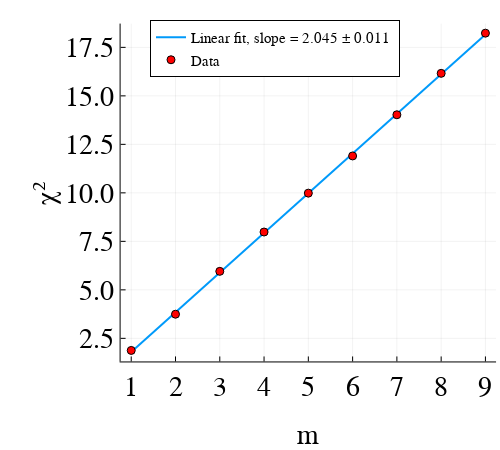

The notebook cell this image was saved under:
### Code cell
plot(y1, lin(y1, fiit.param),lw=2, label="Linear fit, slope = 2.045 ± 0.011 ", guidefontsize=20, legendfontsize=11, tickfontsize=20, size=(500,450))
scatter!(y1,x1, label="Data", legend=:top, c="red")
plot!(bottom_margin=5Plots.mm, xticks=1:9)
ylabel!("χ²")
xlabel!("m")

### Figure 1 — Plotly figure (JSON) as saved in the notebook; plotly's stock layout.template omitted (floating-point values rounded to 4 significant figures)
{"data": [{"colorbar": {"len": 0.824, "title": "", "x": 0.9921, "y": 0.5792}, "legendgroup": "Linear fit, slope = 2.045 ± 0.011 ", "line": {"color": "rgba(0, 154, 250, 1.000)", "dash": "solid", "shape": "linear", "width": 2}, "mode": "lines", "name": "Linear fit, slope = 2.045 ± 0.011 ", "showlegend": true, "type": "scatter", "x": [9, 8, 7, 6, 5, 4, 3, 2, 1], "xaxis": "x", "y": [18.17, 16.12, 14.08, 12.03, 9.985, 7.939, 5.893, 3.848, 1.802], "yaxis": "y"}, {"colorbar": {"len": 0.824, "title": "", "x": 0.9921, "y": 0.5792}, "legendgroup": "Data", "marker": {"color": "rgba(255, 0, 0, 1.000)", "line": {"color": "rgba(0, 0, 0, 1.000)", "width": 1}, "size": 8, "symbol": "circle"}, "mode": "markers", "name": "Data", "showlegend": true, "type": "scatter", "x": [9, 8, 7, 6, 5, 4, 3, 2, 1], "xaxis": "x", "y": [18.23, 16.16, 14.03, 11.9, 9.986, 7.981, 5.954, 3.744, 1.877], "yaxis": "y"}], "layout": {"annotations": [], "height": 450, "legend": {"bgcolor": "rgba(255, 255, 255, 1.000)", "bordercolor": "rgba(0, 0, 0, 1.000)", "borderwidth": 1, "font": {"color": "rgba(0, 0, 0, 1.000)", "family": "sans-serif", "size": 15}, "title": {"font": {"color": "rgba(0, 0, 0, 1.000)", "family": "sans-serif", "size": 15}, "text": ""}, "tracegroupgap": 0, "traceorder": "normal", "x": 0.55, "xanchor": "center", "y": 1, "yanchor": "top"}, "margin": {"b": 20, "l": 0, "r": 0, "t": 20}, "paper_bgcolor": "rgba(255, 255, 255, 1.000)", "plot_bgcolor": "rgba(255, 255, 255, 1.000)", "showlegend": true, "width": 500, "xaxis": {"anchor": "y", "domain": [0.2412, 0.9921], "gridcolor": "rgba(0, 0, 0, 0.100)", "gridwidth": 0.5, "linecolor": "rgba(0, 0, 0, 1.000)", "mirror": false, "range": [0.76, 9.24], "showgrid": true, "showline": true, "showticklabels": true, "tickangle": 0, "tickcolor": "rgb(0, 0, 0)", "tickfont": {"color": "rgba(0, 0, 0, 1.000)", "family": "sans-serif", "size": 28}, "tickmode": "array", "ticks": "inside", "ticktext": ["1", "2", "3", "4", "5", "6", "7", "8", "9"], "tickvals": [1, 2, 3, 4, 5, 6, 7, 8, 9], "title": "m", "titlefont": {"color": "rgba(0, 0, 0, 1.000)", "family": "sans-serif", "size": 28}, "type": "-", "visible": true, "zeroline": false, "zerolinecolor": "rgba(0, 0, 0, 1.000)"}, "yaxis": {"anchor": "x", "domain": [0.1672, 0.9913], "gridcolor": "rgba(0, 0, 0, 0.100)", "gridwidth": 0.5, "linecolor": "rgba(0, 0, 0, 1.000)", "mirror": false, "range": [1.309, 18.73], "showgrid": true, "showline": true, "showticklabels": true, "tickangle": 0, "tickcolor": "rgb(0, 0, 0)", "tickfont": {"color": "rgba(0, 0, 0, 1.000)", "family": "sans-serif", "size": 28}, "tickmode": "array", "ticks": "inside", "ticktext": ["2.5", "5.0", "7.5", "10.0", "12.5", "15.0", "17.5"], "tickvals": [2.5, 5, 7.5, 10, 12.5, 15, 17.5], "title": "χ²", "titlefont": {"color": "rgba(0, 0, 0, 1.000)", "family": "sans-serif", "size": 28}, "type": "-", "visible": true, "zeroline": false, "zerolinecolor": "rgba(0, 0, 0, 1.000)"}}}
